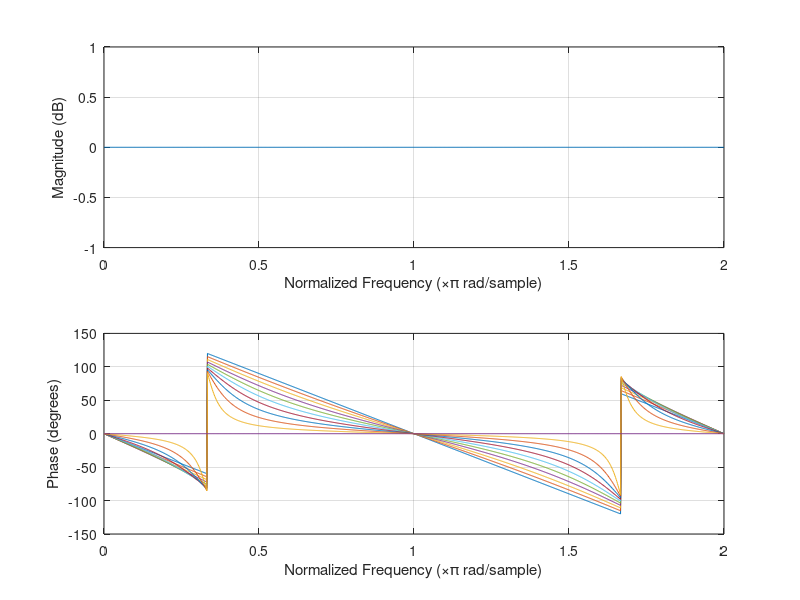

MATLAB code for this plot:
theta = pi/3;

for r = 0:0.1:1
b = [1, -2*cos(theta), 1];
a = [1, -2*r*cos(theta), r^2];

freqz(b, a, 1001, "whole");
hold on;
end